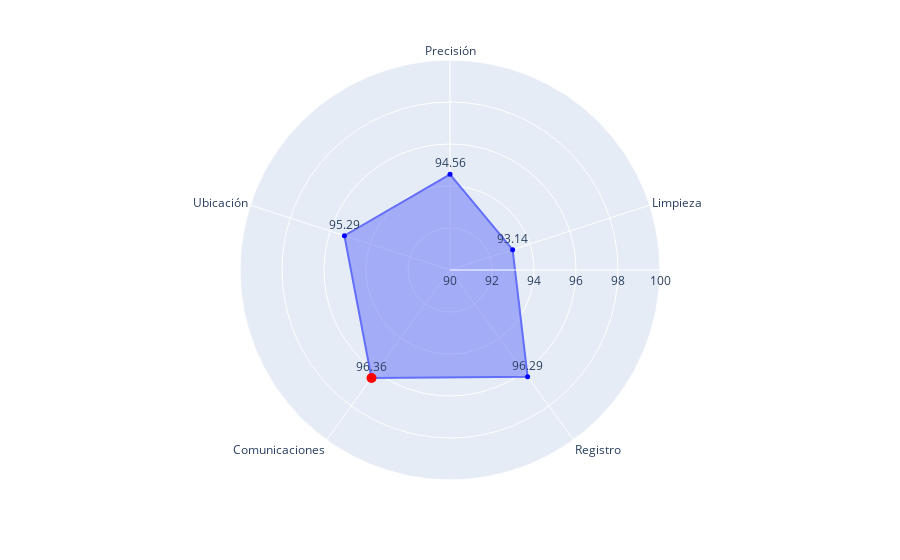

Notebook code cell kept with this figure:
### Markdown cell above
Gráfica de radar para representar las puntuaciones

### Code cell
#Trazamos la gráfica de radar

fig = px.line_polar(df, r=mean_scores.values, theta=mean_scores.index, range_r=(90, 100), line_close=True)
fig.update_traces(fill='toself')

#Añadimos los valores

fig.add_trace(go.Scatterpolar(
    r=mean_scores.values,
    theta=mean_scores.index,
    mode='markers+text',
    marker=dict(color='blue', size=5, symbol='circle'),
    text=mean_scores.values.round(2),
    textposition='top center',
    name='Valores',
    showlegend=False
))

#Marcamos el valor máximo

fig.add_trace(go.Scatterpolar(
    r=[max_value],
    theta=[max_metric],
    mode='markers',
    marker=dict(color='red', size=10, symbol='circle'),
    name='Valor máximo',
    showlegend=False
))

### Figure 1 — Plotly figure (JSON) as saved in the notebook; plotly's stock layout.template omitted (floating-point values rounded to 4 significant figures)
{"data": [{"fill": "toself", "hovertemplate": "r=%{r}<br>theta=%{theta}<extra></extra>", "legendgroup": "", "line": {"color": "#636efa", "dash": "solid"}, "marker": {"symbol": "circle"}, "mode": "lines", "name": "", "r": [94.56, 93.14, 96.29, 96.36, 95.29, 94.56], "showlegend": false, "subplot": "polar", "theta": ["Precisión", "Limpieza", "Registro", "Comunicaciones", "Ubicación", "Precisión"], "type": "scatterpolar"}, {"marker": {"color": "blue", "size": 5, "symbol": "circle"}, "mode": "markers+text", "name": "Valores", "r": [94.56, 93.14, 96.29, 96.36, 95.29], "showlegend": false, "text": [94.56, 93.14, 96.29, 96.36, 95.29], "textposition": "top center", "theta": ["Precisión", "Limpieza", "Registro", "Comunicaciones", "Ubicación"], "type": "scatterpolar"}, {"marker": {"color": "red", "size": 10, "symbol": "circle"}, "mode": "markers", "name": "Valor máximo", "r": [96.36], "showlegend": false, "theta": ["Comunicaciones"], "type": "scatterpolar"}], "layout": {"legend": {"tracegroupgap": 0}, "margin": {"t": 60}, "polar": {"angularaxis": {"direction": "clockwise", "rotation": 90}, "domain": {"x": [0, 1], "y": [0, 1]}, "radialaxis": {"range": [90, 100]}}}}
